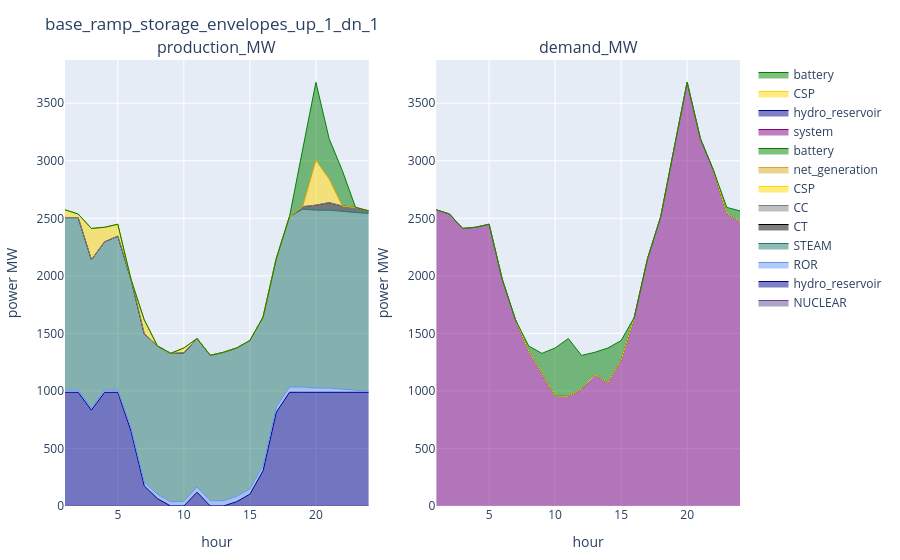

Notebook cell for this chart:
### Markdown cell above
### ED

### Code cell
config_ = config_1
supply_ed_ = supply_ed[(supply_ed.configuration .== config_) .& (supply_ed.day .== day_) .& (supply_ed.iteration .== iteration_), :]
demand_ed_ = demand_ed[(demand_ed.configuration .== config_) .& (demand_ed.day .== day_) .& (demand_ed.iteration .== iteration_), :]
plot_supply_demand(supply_ed_, demand_ed_, string(config_))

### Figure 1 — Plotly figure (JSON) as saved in the notebook; plotly's stock layout.template omitted (floating-point values rounded to 4 significant figures)
{"data": [{"line": {"color": "rgba(95, 70, 144, 1)", "shape": "line", "width": 1}, "mode": "lines", "name": "NUCLEAR", "stackgroup": "one", "type": "scatter", "x": [1, 2, 3, 4, 5, 6, 7, 8, 9, 10, 11, 12, 13, 14, 15, 16, 17, 18, 19, 20, 21, 22, 23, 24], "xaxis": "x1", "y": [0, 0, 0, 0, 0, 0, 0, 0, 0, 0, 0, 0, 0, 0, 0, 0, 0, 0, 0, 0, 0, 0, 0, 0], "yaxis": "y1"}, {"line": {"color": "darkblue", "shape": "line", "width": 1}, "mode": "lines", "name": "hydro_reservoir", "stackgroup": "one", "type": "scatter", "x": [1, 2, 3, 4, 5, 6, 7, 8, 9, 10, 11, 12, 13, 14, 15, 16, 17, 18, 19, 20, 21, 22, 23, 24], "xaxis": "x1", "y": [988, 988, 832.9, 988, 988, 651.7, 174.9, 64.5, 0, 0, 119.4, 0, 0, 37.41, 102.7, 306.3, 814.7, 988, 988, 988, 988, 988, 988, 988], "yaxis": "y1"}, {"line": {"color": "cornflowerblue", "shape": "line", "width": 1}, "mode": "lines", "name": "ROR", "stackgroup": "one", "type": "scatter", "x": [1, 2, 3, 4, 5, 6, 7, 8, 9, 10, 11, 12, 13, 14, 15, 16, 17, 18, 19, 20, 21, 22, 23, 24], "xaxis": "x1", "y": [18.7, 18.9, 18.7, 18.9, 19.1, 28.0, 33.1, 37.0, 37.2, 41.6, 46.5, 46.3, 46.3, 46.5, 46.1, 46.1, 46.3, 46.9, 46.3, 37.6, 37.4, 30.2, 17.9, 9.3], "yaxis": "y1"}, {"line": {"color": "rgba(36, 121, 108, 1)", "shape": "line", "width": 1}, "mode": "lines", "name": "STEAM", "stackgroup": "one", "type": "scatter", "x": [1, 2, 3, 4, 5, 6, 7, 8, 9, 10, 11, 12, 13, 14, 15, 16, 17, 18, 19, 20, 21, 22, 23, 24], "xaxis": "x1", "y": [1499.0, 1499.0, 1289.0, 1289.0, 1338.0, 1289.0, 1289.0, 1289.0, 1289.0, 1289.0, 1289.0, 1262.0, 1289.0, 1289.0, 1289.0, 1289.0, 1289.0, 1480.0, 1545, 1545, 1545, 1545, 1545, 1545], "yaxis": "y1"}, {"line": {"color": "black", "shape": "line", "width": 1}, "mode": "lines", "name": "CT", "stackgroup": "one", "type": "scatter", "x": [1, 2, 3, 4, 5, 6, 7, 8, 9, 10, 11, 12, 13, 14, 15, 16, 17, 18, 19, 20, 21, 22, 23, 24], "xaxis": "x1", "y": [0, 0, 0, 0, 0, 0, 0, 0, 0, 0, 0, 0, 0, 0, 0, 0, 0, 0, 22, 44, 66, 44, 44, 22], "yaxis": "y1"}, {"line": {"color": "grey", "shape": "line", "width": 1}, "mode": "lines", "name": "CC", "stackgroup": "one", "type": "scatter", "x": [1, 2, 3, 4, 5, 6, 7, 8, 9, 10, 11, 12, 13, 14, 15, 16, 17, 18, 19, 20, 21, 22, 23, 24], "xaxis": "x1", "y": [0, 0, 0, 0, 0, 0, 0, 0, 0, 0, 0, 0, 0, 0, 0, 0, 0, 0, 0, 0, 0, 0, 0, 0], "yaxis": "y1"}, {"line": {"color": "gold", "shape": "line", "width": 1}, "mode": "lines", "name": "CSP", "stackgroup": "one", "type": "scatter", "x": [1, 2, 3, 4, 5, 6, 7, 8, 9, 10, 11, 12, 13, 14, 15, 16, 17, 18, 19, 20, 21, 22, 23, 24], "xaxis": "x1", "y": [68.3, 31.16, 271.1, 126.2, 103.2, 0, 121.5, 0, 0, 42.68, 0, 0, 0, 0, 0, 0, 0, 0, 2.911, 391, 206.1, 0, 0, 0], "yaxis": "y1"}, {"line": {"color": "goldenrod", "shape": "line", "width": 1}, "mode": "lines", "name": "net_generation", "stackgroup": "one", "type": "scatter", "x": [1, 2, 3, 4, 5, 6, 7, 8, 9, 10, 11, 12, 13, 14, 15, 16, 17, 18, 19, 20, 21, 22, 23, 24], "xaxis": "x1", "y": [0, 0, 0, 0, 0, 0, 0, 0, 0, 0, 0, 0, 0, 0, 0, 0, 0, 0, 0, 0, 0, 0, 0, 0], "yaxis": "y1"}, {"line": {"color": "green", "shape": "line", "width": 1}, "mode": "lines", "name": "battery", "stackgroup": "one", "type": "scatter", "x": [1, 2, 3, 4, 5, 6, 7, 8, 9, 10, 11, 12, 13, 14, 15, 16, 17, 18, 19, 20, 21, 22, 23, 24], "xaxis": "x1", "y": [0, 0, 0, 0, 0, 0, 0, 0, 0, 0, 0, 0, 0, 0, 0, 0, 0, 0, 497.1, 676.1, 349.8, 307.2, 0, 0], "yaxis": "y1"}, {"line": {"color": "purple", "shape": "line", "width": 1}, "mode": "lines", "name": "system", "stackgroup": "one", "type": "scatter", "x": [1, 2, 3, 4, 5, 6, 7, 8, 9, 10, 11, 12, 13, 14, 15, 16, 17, 18, 19, 20, 21, 22, 23, 24], "xaxis": "x2", "y": [2574.0, 2537.0, 2412.0, 2422.0, 2448.0, 1969.0, 1618.0, 1347.0, 1152.0, 954.4, 953.2, 1017.0, 1138.0, 1073.0, 1268.0, 1641.0, 2150.0, 2515.0, 3101.0, 3682.0, 3192.0, 2914.0, 2542.0, 2469.0], "yaxis": "y2"}, {"line": {"color": "darkblue", "shape": "line", "width": 1}, "mode": "lines", "name": "hydro_reservoir", "stackgroup": "one", "type": "scatter", "x": [1, 2, 3, 4, 5, 6, 7, 8, 9, 10, 11, 12, 13, 14, 15, 16, 17, 18, 19, 20, 21, 22, 23, 24], "xaxis": "x2", "y": [0, 0, 0, 0, 0, 0, 0, 0, 0, 0, 0, 0, 0, 0, 0, 0, 0, 0, 0, 0, 0, 0, 0, 0], "yaxis": "y2"}, {"line": {"color": "gold", "shape": "line", "width": 1}, "mode": "lines", "name": "CSP", "stackgroup": "one", "type": "scatter", "x": [1, 2, 3, 4, 5, 6, 7, 8, 9, 10, 11, 12, 13, 14, 15, 16, 17, 18, 19, 20, 21, 22, 23, 24], "xaxis": "x2", "y": [0, 0, 0, 0, 0, 0, 0, 0, 0, 0, 0, 0, 0, 0, 0, 0, 0, 0, 0, 0, 0, 0, 0, 0], "yaxis": "y2"}, {"line": {"color": "green", "shape": "line", "width": 1}, "mode": "lines", "name": "battery", "stackgroup": "one", "type": "scatter", "x": [1, 2, 3, 4, 5, 6, 7, 8, 9, 10, 11, 12, 13, 14, 15, 16, 17, 18, 19, 20, 21, 22, 23, 24], "xaxis": "x2", "y": [0, 0, 0, 0, 0, 0, 0, 43.53, 174.5, 418.8, 501.7, 291.7, 197.2, 300, 170, 0, 0, 0, 0, 0, 0, 0, 52.88, 94.86], "yaxis": "y2"}], "layout": {"annotations": [{"font": {"size": 16}, "showarrow": false, "text": "production_MW", "x": 0.225, "xanchor": "center", "xref": "paper", "y": 1, "yanchor": "bottom", "yref": "paper"}, {"font": {"size": 16}, "showarrow": false, "text": "demand_MW", "x": 0.775, "xanchor": "center", "xref": "paper", "y": 1, "yanchor": "bottom", "yref": "paper"}], "margin": {"b": 50, "l": 50, "r": 50, "t": 60}, "title": "base_ramp_storage_envelopes_up_1_dn_1", "xaxis1": {"anchor": "y1", "domain": [0, 0.45], "title": {"text": "hour"}}, "xaxis2": {"anchor": "y2", "domain": [0.55, 1], "title": {"text": "hour"}}, "yaxis1": {"anchor": "x1", "domain": [0, 1], "title": {"text": "power MW"}}, "yaxis2": {"anchor": "x2", "domain": [0, 1], "title": {"text": "power MW"}}}}
